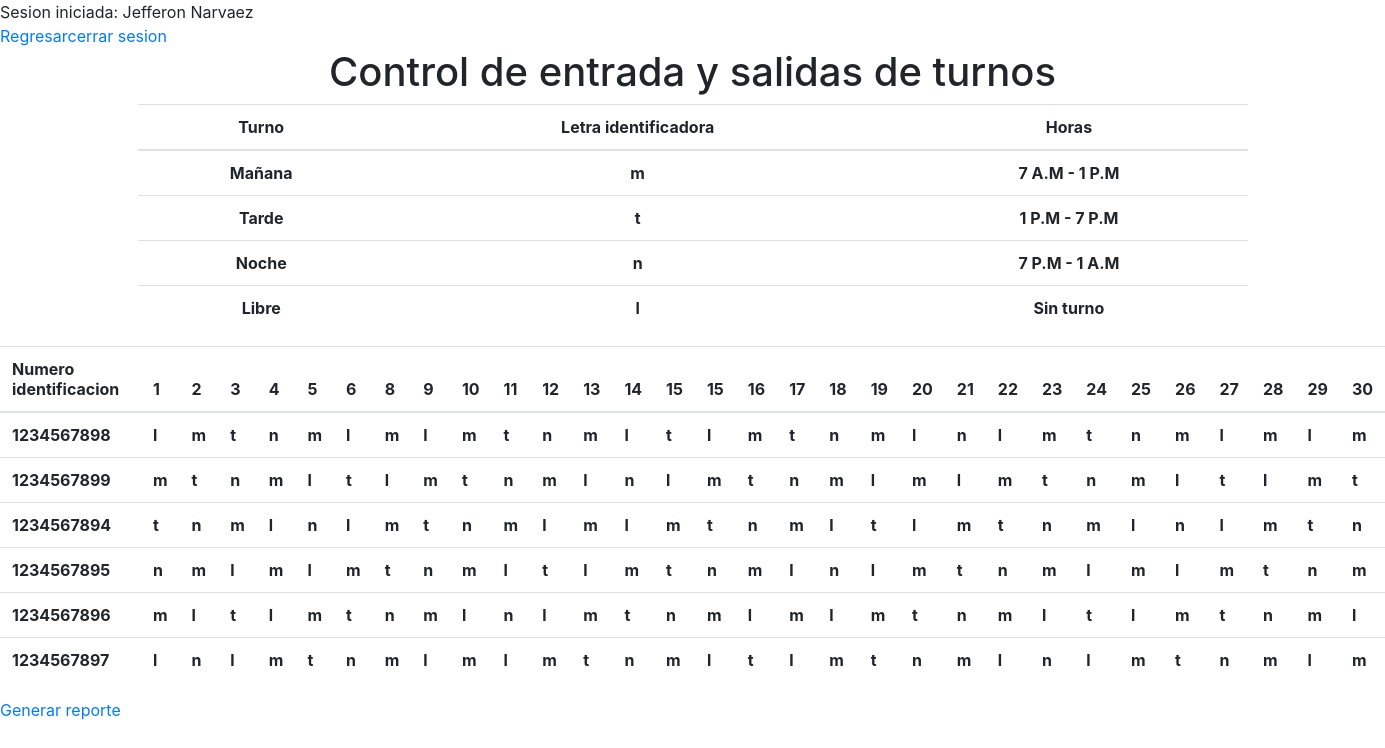
The page /controlador/C_controlEnc.php (signed in) on the database its author committed.
### tables this page shows
CREATE TABLE `cronos` (
  `id_personal` bigint(20) UNSIGNED NOT NULL,
  `1` varchar(45) NOT NULL,
  `2` varchar(45) NOT NULL,
  `3` varchar(45) NOT NULL,
  `4` varchar(45) NOT NULL,
  `5` varchar(45) NOT NULL,
  `6` varchar(45) NOT NULL,
  `7` varchar(45) NOT NULL,
  `8` varchar(45) NOT NULL,
  `9` varchar(45) NOT NULL,
  `10` varchar(45) NOT NULL,
  `11` varchar(45) NOT NULL,
  `12` varchar(45) NOT NULL,
  `13` varchar(45) NOT NULL,
  `14` varchar(45) NOT NULL,
  `15` varchar(45) NOT NULL,
  `16` varchar(45) NOT NULL,
  `17` varchar(45) NOT NULL,
  `18` varchar(45) NOT NULL,
  `19` varchar(45) NOT NULL,
  `20` varchar(45) NOT NULL,
  `21` varchar(45) DEFAULT NULL,
  `22` varchar(45) NOT NULL,
  `23` varchar(45) NOT NULL,
  `24` varchar(45) NOT NULL,
  `25` varchar(45) NOT NULL,
  `26` varchar(45) NOT NULL,
  `27` varchar(45) NOT NULL,
  `28` varchar(45) NOT NULL,
  `29` varchar(45) NOT NULL,
  `30` varchar(45) NOT NULL
);

### modelo/usuario_sentencias.php (called while the page is built, shortened)
<?php
    require "../modelo/conexion.php";
    class usuario_sentencias{
        private $conexion;
        public function __construct(){
            $this->conexion = new conexion();
            $this->conexion = $this->conexion->conectar();
        }
        public function verCronograma(){
            $mostrar = "SELECT * FROM cronos";
            $resultado = array();
            try{
                $query = $this->conexion->prepare($mostrar);
                $query->execute();
                while ($registro = $query->fetch(PDO::FETCH_ASSOC)){
                    $resultado[] = $registro;
                }
            } catch (Exception $e){
                echo "El error es: ".$e->getMessage();
            }
            return $resultado;
        }
    }
?>

### modelo/conexion.php (called while the page is built, shortened)
<?php
    class conexion{
        private $conexion;
        public function conectar(){
            $url ="mysql:host=localhost;dbname=salud_login";
            try{
                $this->conexion = new PDO($url, "root", "");
                $this->conexion->setAttribute(PDO::ATTR_ERRMODE, PDO::ERRMODE_EXCEPTION);
            } catch(Exception $e){
                echo "El error es: "+$e->getMessage();
            }
            return $this->conexion;
        }
    }
?>

### vista/V_controlEnc.php (the view, shortened to what this page needs)
<!DOCTYPE html>
<html lang="en">
<head>
    <link rel="stylesheet" href="https://cdn.jsdelivr.net/npm/bootstrap@4.6.0/dist/css/bootstrap.min.css">
    <link rel="stylesheet" href="../css/estilos.css">
</head>
<body>
    <main>
        <h1 class="titulo">Control de entrada y salidas de turnos</h1>
        <div class="container">
        <table class="table text-center">
            <thead>
                <tr>
                  <th scope="col">Turno</th>
                  <th scope="col">Letra identificadora</th>
                  <th scope="col">Horas</th>
                </tr>
            </thead>
            <tbody>
                <tr>
                  <th scope="col">Mañana</th>
                  <th scope="col">m</th>
                  <th scope="col">7 A.M - 1 P.M</th>
                </tr>
                <tr>
                  <th scope="col">Tarde</th>
                  <th scope="col">t</th>
                  <th scope="col">1 P.M - 7 P.M</th>
                </tr>
                <tr>
                  <th scope="col">Noche</th>
                  <th scope="col">n</th>
                  <th scope="col">7 P.M - 1 A.M</th>
                </tr>
                <tr>
                  <th scope="col">Libre</th>
                  <th scope="col">l</th>
                  <th scope="col">Sin turno</th>
                </tr>
            </tbody>
          </table>
        </div>
        <table class="table">
  <thead>
    <tr>
      <th scope="col">Numero identificacion</th>
      <th scope="col">1</th>
      <th scope="col">2</th>
      <th scope="col">3</th>
      <th scope="col">4</th>
      <th scope="col">5</th>
      <th scope="col">6</th>
      <th scope="col">8</th>
      <th scope="col">9</th>
      <th scope="col">10</th>
      <th scope="col">11</th>
      <th scope="col">12</th>
      <th scope="col">13</th>
      <th scope="col">14</th>
      <th scope="col">15</th>
      <th scope="col">15</th>
      <th scope="col">16</th>
      <th scope="col">17</th>
      <th scope="col">18</th>
      <th scope="col">19</th>
      <th scope="col">20</th>
      <th scope="col">21</th>
      <th scope="col">22</th>
      <th scope="col">23</th>
      <th scope="col">24</th>
      <th scope="col">25</th>
      <th scope="col">26</th>
      <th scope="col">27</th>
      <th scope="col">28</th>
      <th scope="col">29</th>
      <th scope="col">30</th>
    </tr>
  </thead>
  <tbody>
  <?php
     foreach ($datos as $valor){
        echo "<tr>";
        echo "<th scope='row'>".$valor['id_personal']."</th>";
        echo "<th scope='row'>".$valor['1']."</th>";
        echo "<th scope='row'>".$valor['2']."</th>";
        echo "<th scope='row'>".$valor['3']."</th>";
        echo "<th scope='row'>".$valor['4']."</th>";
        echo "<th scope='row'>".$valor['5']."</th>";
        echo "<th scope='row'>".$valor['6']."</th>";
        echo "<th scope='row'>".$valor['7']."</th>";
        echo "<th scope='row'>".$valor['8']."</th>";
        echo "<th scope='row'>".$valor['9']."</th>";
        echo "<th scope='row'>".$valor['10']."</th>";
        echo "<th scope='row'>".$valor['11']."</th>";
        echo "<th scope='row'>".$valor['12']."</th>";
        echo "<th scope='row'>".$valor['13']."</th>";
        echo "<th scope='row'>".$valor['14']."</th>";
        echo "<th scope='row'>".$valor['15']."</th>";
        echo "<th scope='row'>".$valor['16']."</th>";
        echo "<th scope='row'>".$valor['17']."</th>";
        echo "<th scope='row'>".$valor['18']."</th>";
        echo "<th scope='row'>".$valor['19']."</th>";
        echo "<th scope='row'>".$valor['20']."</th>";
        echo "<th scope='row'>".$valor['21']."</th>";
        echo "<th scope='row'>".$valor['22']."</th>";
        echo "<th scope='row'>".$valor['23']."</th>";
        echo "<th scope='row'>".$valor['24']."</th>";
        echo "<th scope='row'>".$valor['25']."</th>";
        echo "<th scope='row'>".$valor['26']."</th>";
        echo "<th scope='row'>".$valor['27']."</th>";
        echo "<th scope='row'>".$valor['28']."</th>";
        echo "<th scope='row'>".$valor['29']."</th>";
        echo "<th scope='row'>".$valor['30']."</th>";
        echo "</tr>";
    }
    ?>
  </tbody>
</table>
<a href="../reportes/reporteCrono1.php">Generar reporte</a>
    </main>
</body>
</html>

### css/estilos.css (style rules this page uses)
.titulo { text-align: center; }

### rows shown on the page
cronos: id_personal "1234567898", 1 "l", 2 "m", 3 "t", 4 "n", 5 "m", 6 "l", 7 "m", 8 "l", 9 "m", 10 "t", 11 "n", 12 "m", 13 "l", 14 "t", 15 "l", 16 "m", 17 "t", 18 "n", 19 "m", 20 "l", 21 "n", 22 "l", 23 "m", 24 "t", 25 "n", 26 "m", 27 "l", 28 "m", 29 "l", 30 "m"
cronos: id_personal "1234567899", 1 "m", 2 "t", 3 "n", 4 "m", 5 "l", 6 "t", 7 "l", 8 "m", 9 "t", 10 "n", 11 "m", 12 "l", 13 "n", 14 "l", 15 "m", 16 "t", 17 "n", 18 "m", 19 "l", 20 "m", 21 "l", 22 "m", 23 "t", 24 "n", 25 "m", 26 "l", 27 "t", 28 "l", 29 "m", 30 "t"
cronos: id_personal "1234567894", 1 "t", 2 "n", 3 "m", 4 "l", 5 "n", 6 "l", 7 "m", 8 "t", 9 "n", 10 "m", 11 "l", 12 "m", 13 "l", 14 "m", 15 "t", 16 "n", 17 "m", 18 "l", 19 "t", 20 "l", 21 "m", 22 "t", 23 "n", 24 "m", 25 "l", 26 "n", 27 "l", 28 "m", 29 "t", 30 "n"
cronos: id_personal "1234567895", 1 "n", 2 "m", 3 "l", 4 "m", 5 "l", 6 "m", 7 "t", 8 "n", 9 "m", 10 "l", 11 "t", 12 "l", 13 "m", 14 "t", 15 "n", 16 "m", 17 "l", 18 "n", 19 "l", 20 "m", 21 "t", 22 "n", 23 "m", 24 "l", 25 "m", 26 "l", 27 "m", 28 "t", 29 "n", 30 "m"
cronos: id_personal "1234567896", 1 "m", 2 "l", 3 "t", 4 "l", 5 "m", 6 "t", 7 "n", 8 "m", 9 "l", 10 "n", 11 "l", 12 "m", 13 "t", 14 "n", 15 "m", 16 "l", 17 "m", 18 "l", 19 "m", 20 "t", 21 "n", 22 "m", 23 "l", 24 "t", 25 "l", 26 "m", 27 "t", 28 "n", 29 "m", 30 "l"
cronos: id_personal "1234567897", 1 "l", 2 "n", 3 "l", 4 "m", 5 "t", 6 "n", 7 "m", 8 "l", 9 "m", 10 "l", 11 "m", 12 "t", 13 "n", 14 "m", 15 "l", 16 "t", 17 "l", 18 "m", 19 "t", 20 "n", 21 "m", 22 "l", 23 "n", 24 "l", 25 "m", 26 "t", 27 "n", 28 "m", 29 "l", 30 "m"

### other values the page prints
$_SESSION['sesion'] "Jefferon Narvaez"
